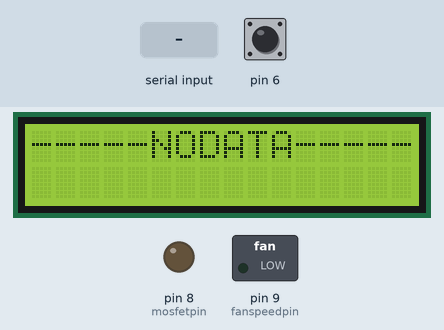
Recording of a sketch running on a simulated Arduino Uno, built with avr-gcc and run on an emulated ATmega328P. Shown: 16×2 character LCD, switched loads named in the sketch (green lamp = pin HIGH), output pins drawn as LEDs (lit = HIGH). The test bench sets the inputs (shaded band); at power-on: pin 6 HIGH.

Above: at 1.2 s.
1.3 s: "clear\n" received over Serial
At 2.0 s:
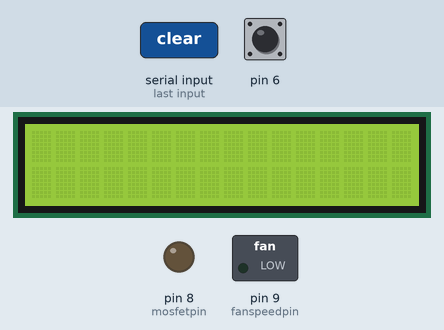
2.8 s: "loadsymbol\n" received over Serial
At 3.2 s:
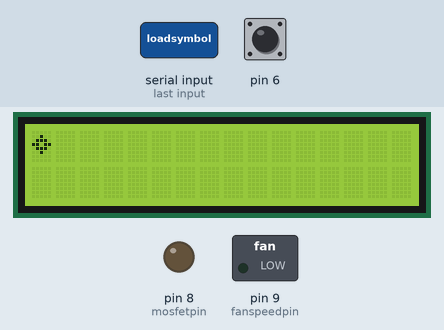
4.3 s: "ramsymbol\n" received over Serial
At 5.5 s:
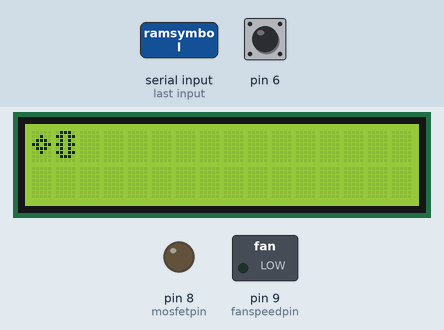
5.8 s: "tempsymbol\n" received over Serial
At 6.7 s:
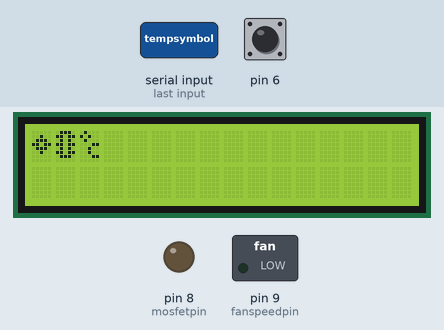
7.3 s: "downloadsymbol\n" received over Serial
At 8.0 s:
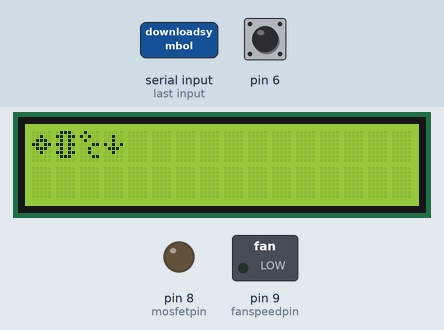
8.8 s: "loadsymbol\n" received over Serial
At 10.2 s:
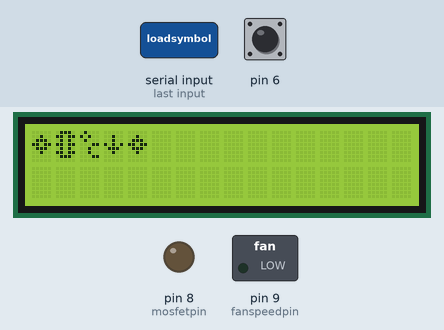
Timing chart, 0 to 11.3 s (numbered marks = the images above; inputs shaded):
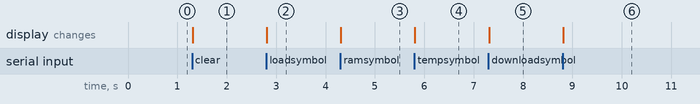

The sketch:

RaspberryPiArduino.ino
```cpp
#include <LiquidCrystal.h>

LiquidCrystal lcd(12, 11, 5, 4, 3, 2);
int fanspeedpin = 9;
int mosfetpin = 8;

byte load[8] = {
  B00000,
  B00100,
  B01110,
  B11011,
  B01110,
  B00100,
  B00000,
  B00000
};

byte ram[8] = {
  B01110,
  B11011,
  B01010,
  B11011,
  B01010,
  B11011,
  B01110,
  B00000
};

byte temp[8] = {
  B01000,
  B10100,
  B01000,
  B00011,
  B00100,
  B00100,
  B00011,
  B00000
};

byte download[8] = {
  B00000,
  B00100,
  B00100,
  B10101,
  B01110,
  B00100,
  B00000,
  B00000
};


void setup() {
  lcd.createChar(0, load);
  lcd.createChar(1, ram);
  lcd.createChar(2, temp);
  lcd.createChar(3, download);
  lcd.begin(16, 2);
  Serial.begin(9600);
  pinMode(6, INPUT_PULLUP);
  pinMode(mosfetpin, OUTPUT);
  digitalWrite(mosfetpin, LOW);
  pinMode(fanspeedpin, OUTPUT);
  analogWrite(fanspeedpin, 0);
  lcd.write("-----NODATA-----");
}

int s = 0;

void loop() {
  if (digitalRead(6) == LOW && s == 0)
  {
    Serial.println("shutdown");
    s = 1;
  }
  else if (digitalRead(6) == HIGH && s == 1)
  {
    s = 0;
  }

  if (Serial.available() > 0) {
    processIncomingByte (Serial.read ());
  }
}

void process_data (const char * data)
{
  if(!strcmp(data,"clear"))
    lcd.clear();
  else if (!strcmp(data,"cursor1"))
    lcd.setCursor(0,0);
  else if (!strcmp(data,"cursor2"))
    lcd.setCursor(0,1);
  else if (!strcmp(data,"loadsymbol"))
    lcd.write((byte)0);
  else if (!strcmp(data,"ramsymbol"))
    lcd.write((byte)1);
  else if (!strcmp(data,"tempsymbol"))
    lcd.write((byte)2);
  else if (!strcmp(data,"downloadsymbol"))
    lcd.write((byte)3);
  else if (!strcmp(data,"fanstart"))
  {
    digitalWrite(mosfetpin, HIGH);
    analogWrite(fanspeedpin, 50);
  }
  else if (!strcmp(data,"fanstop"))
    digitalWrite(mosfetpin, LOW);
  else if (!strcmp(data,"fanmin"))
    analogWrite(fanspeedpin, 0);
  else if (!strcmp(data,"fanlow"))
    analogWrite(fanspeedpin, 50);
  else if (!strcmp(data,"fanmedium"))
    analogWrite(fanspeedpin, 150);
  else if (!strcmp(data,"fanfast"))
    analogWrite(fanspeedpin, 255);
  else lcd.write(data);
}

void processIncomingByte (const byte inByte)
{
  static char input_line [50];
  static unsigned int input_pos = 0;

  switch (inByte)
  {

  case '\n':
    input_line [input_pos] = 0;

    process_data (input_line);

    input_pos = 0;
    break;

  case '\r':
    break;

  default:
    if (input_pos < (50 - 1))
      input_line [input_pos++] = inByte;
    break;
  }
}
```

Measured:
- after the input at 1.3 s, the display: changes at once (image 1)
- after the input at 2.8 s, the display: changes at once (image 2)
- after the input at 4.3 s, the display: changes at once (image 3)
- after the input at 5.8 s, the display: changes at once (image 4)
- after the input at 7.3 s, the display: changes at once (image 5)
- after the input at 8.8 s, the display: changes at once (image 6)
